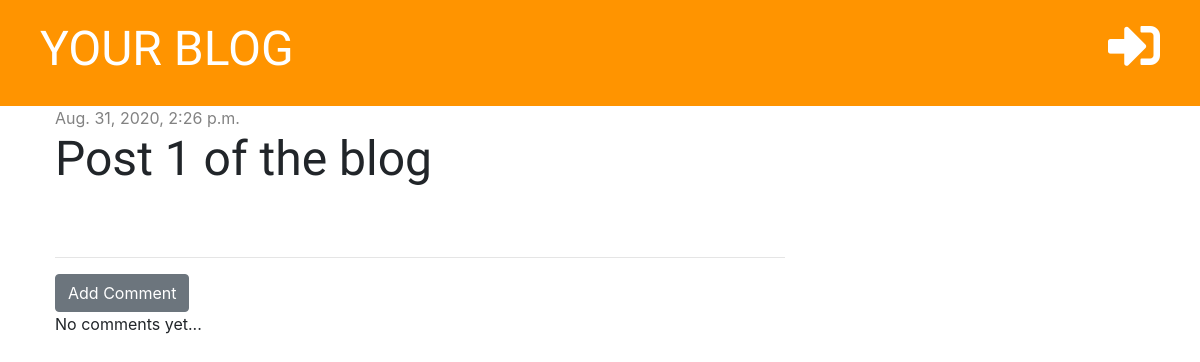
The page /post/1/ on the database as committed earlier.
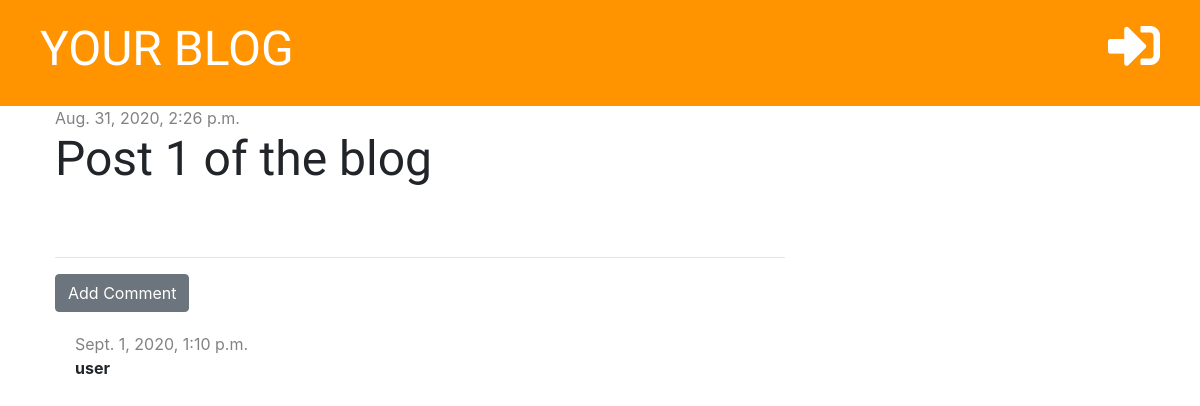
The same page on the database as committed later.
### blog/models.py (models this page shows, shortened)
class Comment(models.Model):
    post = models.ForeignKey('blog.Post', on_delete=models.CASCADE, related_name='comments')
    author = models.CharField(max_length=200)
    text = models.TextField()
    created_date = models.DateTimeField(default=timezone.now)
    approved = models.BooleanField(default=False)

### blog/views.py (the view)
# urls.py: path('post/<int:pk>/', views.post_detail, name='post_detail'),
def post_detail(request, pk):
    post = get_object_or_404(Post, pk=pk)
    stuff_for_frontend = {'post': post}
    return render(request, 'blog/post_detail.html', stuff_for_frontend)

### blog/templatetags/markdownify.py (called while the page is built)
@register.filter
def markdown(value):
    renderer = HighlightRenderer()
    markdown = mistune.Markdown(renderer=renderer)
    return markdown(value)

### blog/templates/blog/post_detail.html (shortened to what this page needs)
{% extends 'blog/base.html' %}
{% load markdownify %}
{% block content %}
    <div class="post">
        {% if post.published_date %}
            <div class="date">
                {{ post.published_date }}
            </div>
        {% else %}
            <a href="{% url "post_publish" pk=post.pk %}" class="btn btn-primary">Publish</a>
        {% endif %}
        <h1>{{ post.title }}</h1>
    </div>
    <hr>
    <a href="{% url "add_comment_to_post" pk=post.pk %}" class="btn btn-secondary">Add Comment</a>
    {% for comment in post.comments.all %}
        {% if user.is_authenticated or comment.approved %}
            <div class="comment">
                <div class="date">
                    {{ comment.created_date }}
                </div>
                <strong>{{ comment.author }}</strong>
            </div>
        {% endif %}
        {% empty %}
           <p>No comments yet...</p>
    {% endfor %}
{% endblock %}

Rows that differ between the two databases and show on the page:
added Comment: created_date "Sept. 1, 2020, 1:10 p.m.", author "user"
Other text that changed with them:
text no longer shown: "No comments yet..."
